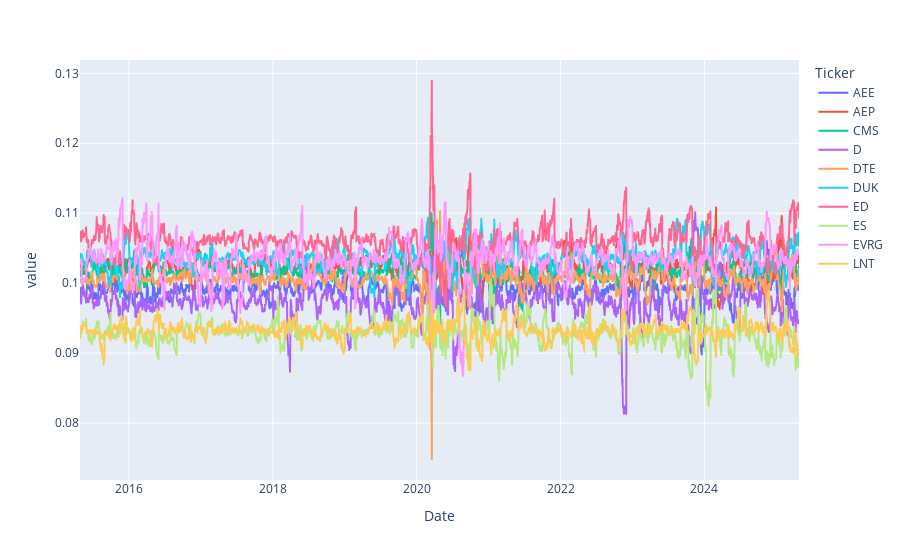

The notebook cell saved with this chart:
### Code cell
px.line(rebalancedWeights)

### Figure 1 — Plotly figure (JSON) as saved in the notebook; plotly's stock layout.template omitted (floating-point values rounded to 4 significant figures; data arrays with more than 128 entries replaced by an {"elided": "..."} marker saying what was removed)
{"data": [{"hovertemplate": "Ticker=AEE<br>Date=%{x}<br>value=%{y}<extra></extra>", "legendgroup": "AEE", "line": {"color": "#636efa", "dash": "solid"}, "marker": {"symbol": "circle"}, "mode": "lines", "name": "AEE", "showlegend": true, "type": "scattergl", "x": {"elided": "2515 str values"}, "xaxis": "x", "y": {"elided": "2515 float values"}, "yaxis": "y"}, {"hovertemplate": "Ticker=AEP<br>Date=%{x}<br>value=%{y}<extra></extra>", "legendgroup": "AEP", "line": {"color": "#EF553B", "dash": "solid"}, "marker": {"symbol": "circle"}, "mode": "lines", "name": "AEP", "showlegend": true, "type": "scattergl", "x": {"elided": "2515 str values"}, "xaxis": "x", "y": {"elided": "2515 float values"}, "yaxis": "y"}, {"hovertemplate": "Ticker=CMS<br>Date=%{x}<br>value=%{y}<extra></extra>", "legendgroup": "CMS", "line": {"color": "#00cc96", "dash": "solid"}, "marker": {"symbol": "circle"}, "mode": "lines", "name": "CMS", "showlegend": true, "type": "scattergl", "x": {"elided": "2515 str values"}, "xaxis": "x", "y": {"elided": "2515 float values"}, "yaxis": "y"}, {"hovertemplate": "Ticker=D<br>Date=%{x}<br>value=%{y}<extra></extra>", "legendgroup": "D", "line": {"color": "#ab63fa", "dash": "solid"}, "marker": {"symbol": "circle"}, "mode": "lines", "name": "D", "showlegend": true, "type": "scattergl", "x": {"elided": "2515 str values"}, "xaxis": "x", "y": {"elided": "2515 float values"}, "yaxis": "y"}, {"hovertemplate": "Ticker=DTE<br>Date=%{x}<br>value=%{y}<extra></extra>", "legendgroup": "DTE", "line": {"color": "#FFA15A", "dash": "solid"}, "marker": {"symbol": "circle"}, "mode": "lines", "name": "DTE", "showlegend": true, "type": "scattergl", "x": {"elided": "2515 str values"}, "xaxis": "x", "y": {"elided": "2515 float values"}, "yaxis": "y"}, {"hovertemplate": "Ticker=DUK<br>Date=%{x}<br>value=%{y}<extra></extra>", "legendgroup": "DUK", "line": {"color": "#19d3f3", "dash": "solid"}, "marker": {"symbol": "circle"}, "mode": "lines", "name": "DUK", "showlegend": true, "type": "scattergl", "x": {"elided": "2515 str values"}, "xaxis": "x", "y": {"elided": "2515 float values"}, "yaxis": "y"}, {"hovertemplate": "Ticker=ED<br>Date=%{x}<br>value=%{y}<extra></extra>", "legendgroup": "ED", "line": {"color": "#FF6692", "dash": "solid"}, "marker": {"symbol": "circle"}, "mode": "lines", "name": "ED", "showlegend": true, "type": "scattergl", "x": {"elided": "2515 str values"}, "xaxis": "x", "y": {"elided": "2515 float values"}, "yaxis": "y"}, {"hovertemplate": "Ticker=ES<br>Date=%{x}<br>value=%{y}<extra></extra>", "legendgroup": "ES", "line": {"color": "#B6E880", "dash": "solid"}, "marker": {"symbol": "circle"}, "mode": "lines", "name": "ES", "showlegend": true, "type": "scattergl", "x": {"elided": "2515 str values"}, "xaxis": "x", "y": {"elided": "2515 float values"}, "yaxis": "y"}, {"hovertemplate": "Ticker=EVRG<br>Date=%{x}<br>value=%{y}<extra></extra>", "legendgroup": "EVRG", "line": {"color": "#FF97FF", "dash": "solid"}, "marker": {"symbol": "circle"}, "mode": "lines", "name": "EVRG", "showlegend": true, "type": "scattergl", "x": {"elided": "2515 str values"}, "xaxis": "x", "y": {"elided": "2515 float values"}, "yaxis": "y"}, {"hovertemplate": "Ticker=LNT<br>Date=%{x}<br>value=%{y}<extra></extra>", "legendgroup": "LNT", "line": {"color": "#FECB52", "dash": "solid"}, "marker": {"symbol": "circle"}, "mode": "lines", "name": "LNT", "showlegend": true, "type": "scattergl", "x": {"elided": "2515 str values"}, "xaxis": "x", "y": {"elided": "2515 float values"}, "yaxis": "y"}], "layout": {"legend": {"title": {"text": "Ticker"}, "tracegroupgap": 0}, "margin": {"t": 60}, "xaxis": {"anchor": "y", "domain": [0, 1], "title": {"text": "Date"}}, "yaxis": {"anchor": "x", "domain": [0, 1], "title": {"text": "value"}}}}
